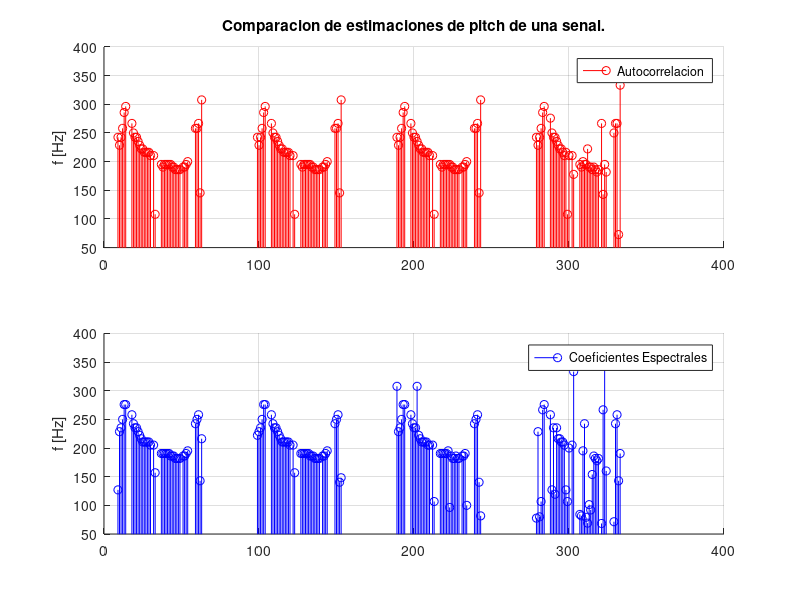

MATLAB code to generate this figure:
#! /usr/bin/octave -qf
1;
clear all;

# Calcula la cantidad de veces que la grafica corta al eje x
function [corta] = count_cortes(S)
    
    corta = 0;
    
    for l = 2 : length(S)
        # Da cero si son iguales, uno si son distintas
        corta += 0.5 * abs(sign(S(l)) - sign(S(l-1)));
    endfor

    return;
endfunction


# Le pasas una senal y su frec de muestre, y devuelve el segundo pico mas alto (pitch)
# y la autocorrelacion

function [ pitch ] = pitch_autocorr(S, fm)

    [ autocorr, lag ] = xcorr(S);
    
    # Traducimos el lag en valores de frecuencia
    
    lag_frec = 1 ./ (lag * 1/fm);
    
    # Cuento la cantidad de muestras que voy a ignorar

    m_ceros = runlength(lag_frec >= 50)(1);
    
    # Analizo el maximo dentro del rango humano        
    
    humano = autocorr .* (lag_frec >= 50 & lag_frec <= 400);
    
    [maxvalue, idx] = max(humano);
    
    old_pitch = idx - m_ceros;    
    pitch = 1 / (old_pitch * 1 / fm);

endfunction

# Hace el analisis por estimacion en el Cepstrum

function [ pitch ] = pitch_cepstrum(S, fm)

    y = fft(S);
    c = ifft(log(abs(y)));
    
    N = length(c);
    
    # Al ser simetrica, tomamos la primera mitad
    
    N_2 = floor(N/2);
    
    c_sim = c(1 : N_2);
    
    # fm / muestras => Voy desde 400 Hz en adelante
    
    mfrec_u = 400;    
    start_here = fm / mfrec_u;

    c_considerar = c_sim(start_here : length(c_sim));
    
    # Ahora tomo el valor del pico mas alto (el segundo pico en realidad)
    [maxvalue, idx] = max(c_considerar);
    
    old_pitch = idx + start_here;    
    pitch = 1 / (old_pitch * 1 / fm);
    
    return;

endfunction

# Funcion base, le paso una senal, de voz retorna las estimaciones de pitch y muestra grafica
# La uso para llamarla varias veces con senales contaminadas con ruido

function [pitch_a, pitch_c, booleano] = analizar_pitchs(voice, fm, booleano = [], plotear = false)

    Tm = 1/fm;

    N = length(voice);

    tiempo = 0 : Tm : N * Tm - Tm;

    if (length(booleano) == 0)
        no_tengo_booleano = true;
    else 
        no_tengo_booleano = false;
    endif

    # Ventana de Hamming
    a0 = 0.53836;
    a1 = 0.46164;

    # Tamano de ventana en muestras (Tm * msec)
    msec = 30e-3;
    h_size = fm * msec;

    n = 0 : h_size - 1;
        
    v_hamming = a0 - a1 * cos((2 * pi * n) / (N - 1));

    # Estimacion de pitch 
    cortados = []; pegado = [];
    for M = 1 : N / h_size

        # Corto en segmentos la senal

        muestras(M, :) = voice((h_size * M - h_size + 1) : (h_size * M));
        
        # Me fijo cuantas veces corta el eje x #
        
        corta(M) = count_cortes(muestras(M,:));
        cortados = [cortados corta(M)];
        pegado = [pegado max(xcorr(muestras(M, :)))];
        # Si tengo el booleano, ni me caliento

        if (no_tengo_booleano)

            # Booleano que separa las sordas de las sonoras (1: sonoro, 0: sordo)
            
            max_frec_admitida = 80;
            min_ener_admitida = 0.1;        
            
            if ( corta(M) > max_frec_admitida || max(xcorr(muestras(M, :))) < min_ener_admitida)        
                booleano(M) = 0;            
            else 
                booleano(M) = 1;       
            endif  
        
        endif
        
        # Hago las estimaciones si es sonora        
        
        if (booleano(M))
        
            pitch_a(M) = pitch_autocorr(muestras(M, :), fm);            
            pitch_c(M) = pitch_cepstrum(muestras(M, :), fm);
        
        else 
            
            pitch_c(M) = pitch_a(M) = 0;
        
        endif                          
        
    endfor

    # Muestro una grafica 3D con ambas estimaciones de pitch (azul cepstrum, rojo autocorrelacion)

    N = length(pitch_a);    
    x = 0 : N - 1;
    
    if (plotear)
        clf; 
        stem3(x, zeros(1, N), pitch_c, 'b'); 
        hold on; 
        stem3(x, ones(1, N), pitch_a, 'r');
        hold off;
    endif            
    
    return;
    
endfunction

# Le pasamos una senial, su fm, y una cantidad de ruido en db, devuelve la senial contaminada

function [ contaminada ] = add_noise(senial, fm, db)
    
    Tm = 1/fm;
    
    ini = 0;
    fin = length(senial) * Tm;

    t = ini : Tm : fin - Tm;
    N = length(t);
    
    var_ruido = 0.1;
    ruido = -var_ruido + rand(1, length(t)) * (var_ruido * 2);

    potencia_senial = 1/N * sum(senial.^2);
    potencia_ruido = 1/N * sum(ruido.^2);
    
    alpha = sqrt(potencia_senial / ( potencia_ruido * 10^(db / 10)));
    contaminada = senial + ruido * alpha;

    return;

endfunction

##################################################################################################
# SCRIPT

# Como se llama el mar que bana a Valencia?
voice = load("sent.txt")';

fm = 8000;

[ pitch_a(1, :), pitch_c(1, :), booleano ] =analizar_pitchs(voice, fm);

# Analicemos los casos con ruido

voice_0db = add_noise(voice, fm, 0);
voice_20db = add_noise(voice, fm, 20);
voice_50db = add_noise(voice, fm, 50);

[pitch_a(2, :), pitch_c(2, :)] = analizar_pitchs(voice_50db, fm, booleano);
[pitch_a(3, :), pitch_c(3, :)] = analizar_pitchs(voice_20db, fm, booleano);
[pitch_a(4, :), pitch_c(4, :)] = analizar_pitchs(voice_0db, fm, booleano);

x = 1 : length(pitch_a);
N = length(x);

clf;

subplot(211);
hold on;
stem(x + N*0, pitch_a(1,:), 'r');
stem(x + N*1, pitch_a(2,:), 'r');
stem(x + N*2, pitch_a(3,:), 'r');
stem(x + N*3, pitch_a(4,:), 'r');
legend("Autocorrelacion");
ylabel('f [Hz]'); grid();
ylim([50, 400]);
hold off;

title("Comparacion de estimaciones de pitch de una senal.");

subplot(2, 1, 2);
hold on;
stem(x + N*0, pitch_c(1,:), 'b');
stem(x + N*1, pitch_c(2,:), 'b');
stem(x + N*2, pitch_c(3,:), 'b');
stem(x + N*3, pitch_c(4,:), 'b');
legend("Coeficientes Espectrales");
ylabel('f [Hz]'); grid();
ylim([50, 400]);
hold off;
